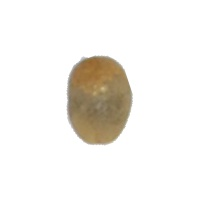
#> input picture train_data_t/bad/001_0007.jpg, 200 x 200 px; its folder holds only this picture in this run
$ python sift.py   (older library calls are emulated)
#> lines starting #> are read from the running program, lines starting #| are printed output that depends on the picture
# -*- coding: utf-8 -*-# -*- coding: utf-8 -*-

#%matplotlib inline
import cv2
import numpy as np
import matplotlib.pyplot as plt
import os
from sklearn.cluster import KMeans as km
from sklearn.svm import SVC
from sklearn import cross_validation

print ('OpenCV Version (should be 3.1.0, with nonfree packages installed, for this tutorial):')
print (cv2.__version__)

# I cropped out each stereo image into its own file.
# You'll have to download the images to run this for yourself
#bean_bad = cv2.imread('./test_data_labeled/B_0_249/Bad/006_0011.jpg')
#bean_good = cv2.imread('./test_data_labeled/B_0_249/Good/001_0022.jpg')

def show_rgb_img(img):
    """Convenience function to display a typical color image"""
    return plt.imshow(cv2.cvtColor(img, cv2.CV_32S))

#show_rgb_img(bean_bad);
#show_rgb_img(bean_good);

def to_gray(color_img):
    gray = cv2.cvtColor(color_img, cv2.COLOR_BGR2GRAY)
    return gray

#bean_bad_gray = to_gray(bean_bad)
#bean_good_gray = to_gray(bean_good)

#plt.imshow(bean_bad_gray, cmap='gray');
#plt.imshow(bean_good_gray, cmap='gray');

def gen_sift_features(gray_img):
    sift = cv2.xfeatures2d.SIFT_create()
    # kp is the keypoints
    #
    # desc is the SIFT descriptors, they're 128-dimensional vectors
    # that we can use for our final features
    kp, desc = sift.detectAndCompute(gray_img, None)
    return kp, desc

def show_sift_features(gray_img, color_img, kp):
    return plt.imshow(cv2.drawKeypoints(gray_img, kp, color_img.copy()))

# [7 lines of commented-out code are left out]


km_model = km(n_clusters=32)

current_array=np.reshape(np.arange(0,128,1),(1,128))

for dirPath, dirNames, fileNames in os.walk("./train_data_t/Bad"):
    for f in fileNames:
        if 'Store' not in f:
            file_path = os.path.join(dirPath, f)
            bean_train = cv2.imread(file_path)
#> bean_train is the input picture: shape (200, 200, 3); mean B, G, R 235.3, 239.9, 242.7
            bean_train_gray = to_gray(bean_train)
#> in to_gray, `gray = cv2.cvtColor(color_img, cv2.COLOR_BGR2GRAY)`:
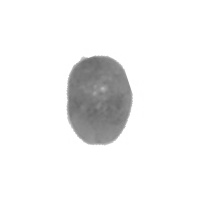
#> gray: shape (200, 200); min 103, max 255, mean 240.2
            bean_train_kp, bean_train_desc = gen_sift_features(bean_train_gray)
#> in gen_sift_features, `kp, desc = sift.detectAndCompute(gray_img, None)`: kp = 14 keypoints; strongest (x, y, size): (98, 99, 49), (89, 55, 4.2), (77, 60, 4.5), (66, 96, 2)
#> bean_train_kp has the same summary as kp in gen_sift_features
#> (the run stopped early here; a loop or call above may not have finished)

$ run again, on train_data_t/bad/002_0003.jpg
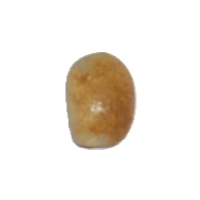
#> input picture train_data_t/bad/002_0003.jpg, 200 x 200 px
#> bean_train is the input picture: shape (200, 200, 3); mean B, G, R 229.3, 236.3, 241.8
#> in to_gray, `gray = cv2.cvtColor(color_img, cv2.COLOR_BGR2GRAY)`:
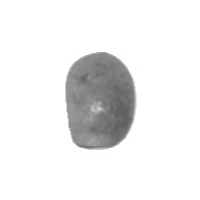
#> gray: shape (200, 200); min 94, max 255, mean 237.1
#> kp = 22 keypoints; strongest (x, y, size): (103, 101, 53.9), (75, 101, 15.4), (97, 108, 8.3), (85, 150, 2.8)
#> bean_train_kp has the same summary as kp in gen_sift_features
